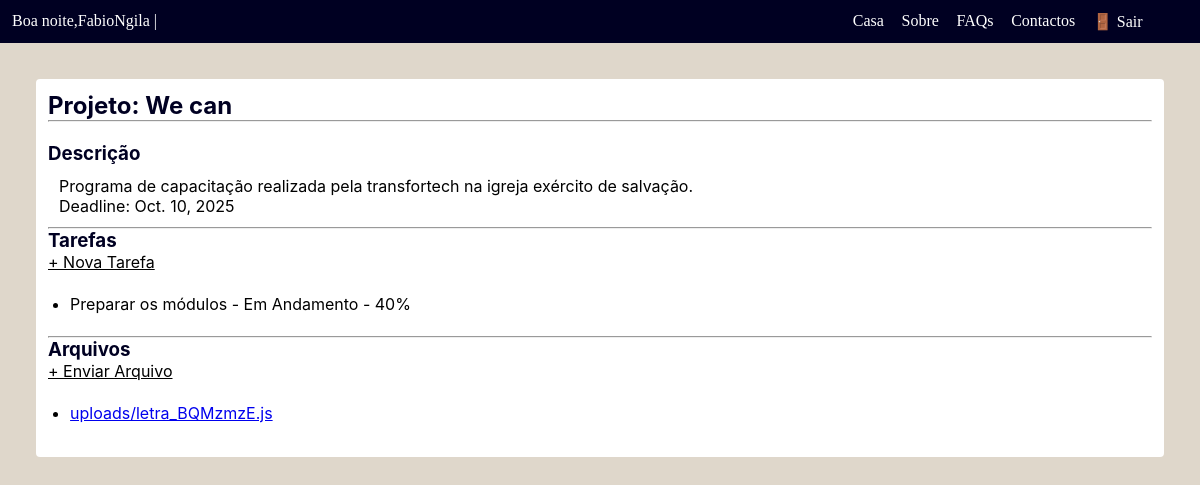
Screenshot of /projeto/3/ (signed in) with the database file from the repository.
### projetos/models.py (models this page shows, shortened)
class Projeto(models.Model):
    nome = models.CharField(max_length=100)
    descricao = models.TextField()
    deadline = models.DateField()
    criado_por = models.ForeignKey(User, on_delete=models.CASCADE)
    criado_em = models.DateTimeField(auto_now_add=True)

class Tarefa(models.Model):
    STATUS_CHOICES = [
        ('pendente', 'Pendente'),
        ('em_andamento', 'Em Andamento'),
        ('concluida', 'Concluída'),
    ]
    projeto = models.ForeignKey(Projeto, on_delete=models.CASCADE)
    descricao = models.CharField(max_length=200)
    responsavel = models.ForeignKey(User, on_delete=models.CASCADE)
    status = models.CharField(max_length=20, choices=STATUS_CHOICES, default='pendente')
    progresso = models.IntegerField(default=0)
    criado_em = models.DateTimeField(auto_now_add=True)

class Arquivo(models.Model):
    projeto = models.ForeignKey(Projeto, on_delete=models.CASCADE)
    arquivo = models.FileField(upload_to='uploads/')
    enviado_por = models.ForeignKey(User, on_delete=models.CASCADE)
    enviado_em = models.DateTimeField(auto_now_add=True)

### projetos/views.py (the view)
# urls.py: path('projeto/<int:projeto_id>/', views.detalhes_projeto, name='detalhes_projeto'),
@login_required
def detalhes_projeto(request, projeto_id):
    projeto = get_object_or_404(Projeto, id=projeto_id)
    tarefas = Tarefa.objects.filter(projeto=projeto)
    arquivos = Arquivo.objects.filter(projeto=projeto)
    return render(request, 'projetos/detalhes.html', {
        'projeto': projeto,
        'tarefas': tarefas,
        'arquivos': arquivos,
    })

### projetos/templates/projetos/detalhes.html (shortened to what this page needs)
{% extends 'base.html' %}
{% block content %}
<section>
    <h2>Projeto: {{ projeto.nome }}</h2>
    <hr>
    <br>
    <h3>Descrição</h3>
  <div class="descricao" >
    <p>{{ projeto.descricao }}</p>
  <p>Deadline: {{ projeto.deadline }}</p>
</div>
  <hr>
  <h3>Tarefas</h3>
  <a class="btn-new" href="{% url 'nova_tarefa' projeto.id %}">+ Nova Tarefa</a>
  <ul>
    {% for tarefa in tarefas %}
      <li>
        {{ tarefa.descricao }} - {{ tarefa.get_status_display }} - {{ tarefa.progresso }}%
      </li>{% empty %}
      <li>Sem tarefas.</li>
    {% endfor %}
  </ul>
  <hr>
  <h3>Arquivos</h3>
  <a class="btn-new" href="{% url 'upload_arquivo' projeto.id %}">+ Enviar Arquivo</a>
  <ul>
    {% for arquivo in arquivos %}
    <li><a href="{{ arquivo.arquivo.url }}">{{ arquivo.arquivo.name }}</a></li>
    {% empty %}
      <li>Nenhum arquivo enviado.</li>
    {% endfor %}
  </ul>
</section>
{% endblock %}

### usuarios/templates/base.html (shortened to what this page needs)
<!DOCTYPE html>
<html lang="pt-br">
<head>
</head>
<body>
  <nav>
    {% if user.is_authenticated %}
      <div>
        <p id="hour" ></p><span>  {{ user.username }} |</span>
      </div>
    {% endif %}
    <div class="link">
      <a href="{% url 'dashboard' %}">Casa</a>
      <a href="{% url 'sobre' %}" >Sobre</a>
      <a href="{% url 'faqs' %}" >FAQs</a>
      <a href="{% url 'contactos' %}" >Contactos</a>
      <a href="{% url 'logout' %}">🚪 Sair</a>
    </div>
  </nav>
  {% block content %}{% endblock %}
</body>
</html>

### usuarios/templates/base.html (style rules this page uses)
* { margin:0; padding:0; box-sizing:border-box; }
body { background-color:#dfd7cb; }
nav { display:flex; background:#002; padding:1%; color:#fff; width:100%; }
nav a { color:#fff; }
nav div { flex:70; display:flex; }
nav .link { flex:30; }
.link a { margin-left:5%; text-decoration:none; }

### rows the page displays
Projeto: nome "We can", descricao "Programa de capacitação realizada pela transfortech na igreja exército de salvação.", deadline "Oct. 10, 2025"
Tarefa: descricao "Preparar os módulos", status "Em Andamento", progresso "40"
Arquivo: arquivo.name "uploads/letra_BQMzmzE.js"

### other values shown
{{ user.username }} "FabioNgila"
